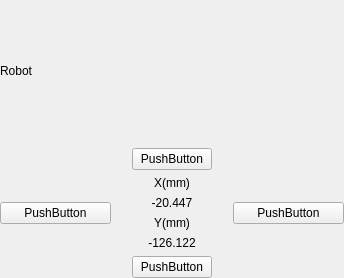
<?xml version="1.0" encoding="UTF-8"?>
<ui version="4.0">
 <class>MoveWidgetClass2D</class>
 <widget class="QWidget" name="MoveWidgetClass2D">
  <property name="geometry">
   <rect>
    <x>0</x>
    <y>0</y>
    <width>344</width>
    <height>278</height>
   </rect>
  </property>
  <property name="sizePolicy">
   <sizepolicy hsizetype="Expanding" vsizetype="Expanding">
    <horstretch>0</horstretch>
    <verstretch>0</verstretch>
   </sizepolicy>
  </property>
  <property name="windowTitle">
   <string>MoveWidget</string>
  </property>
  <property name="layoutDirection">
   <enum>Qt::LeftToRight</enum>
  </property>
  <layout class="QVBoxLayout" name="verticalLayout_4" stretch="0,1,2,1">
   <property name="leftMargin">
    <number>0</number>
   </property>
   <property name="topMargin">
    <number>0</number>
   </property>
   <property name="rightMargin">
    <number>0</number>
   </property>
   <property name="bottomMargin">
    <number>0</number>
   </property>
   <item>
    <widget class="QLabel" name="label_title">
     <property name="text">
      <string>Robot</string>
     </property>
     <property name="alignment">
      <set>Qt::AlignLeading|Qt::AlignLeft|Qt::AlignVCenter</set>
     </property>
    </widget>
   </item>
   <item>
    <layout class="QHBoxLayout" name="horizontalLayout_3" stretch="1,0,1">
     <item>
      <spacer name="horizontalSpacer">
       <property name="orientation">
        <enum>Qt::Horizontal</enum>
       </property>
       <property name="sizeHint" stdset="0">
        <size>
         <width>40</width>
         <height>20</height>
        </size>
       </property>
      </spacer>
     </item>
     <item>
      <widget class="QPushButton" name="btn_rear">
       <property name="sizePolicy">
        <sizepolicy hsizetype="Minimum" vsizetype="Fixed">
         <horstretch>0</horstretch>
         <verstretch>0</verstretch>
        </sizepolicy>
       </property>
       <property name="minimumSize">
        <size>
         <width>0</width>
         <height>0</height>
        </size>
       </property>
       <property name="baseSize">
        <size>
         <width>60</width>
         <height>60</height>
        </size>
       </property>
       <property name="text">
        <string>PushButton</string>
       </property>
      </widget>
     </item>
     <item>
      <spacer name="horizontalSpacer_2">
       <property name="orientation">
        <enum>Qt::Horizontal</enum>
       </property>
       <property name="sizeHint" stdset="0">
        <size>
         <width>40</width>
         <height>20</height>
        </size>
       </property>
      </spacer>
     </item>
    </layout>
   </item>
   <item>
    <layout class="QHBoxLayout" name="horizontalLayout_2">
     <item>
      <widget class="QPushButton" name="btn_left">
       <property name="text">
        <string>PushButton</string>
       </property>
      </widget>
     </item>
     <item>
      <layout class="QVBoxLayout" name="verticalLayout_2">
       <item>
        <widget class="QWidget" name="widget" native="true">
         <layout class="QVBoxLayout" name="verticalLayout">
          <property name="leftMargin">
           <number>0</number>
          </property>
          <property name="topMargin">
           <number>0</number>
          </property>
          <property name="rightMargin">
           <number>0</number>
          </property>
          <property name="bottomMargin">
           <number>0</number>
          </property>
          <item>
           <widget class="QLabel" name="label_x">
            <property name="layoutDirection">
             <enum>Qt::RightToLeft</enum>
            </property>
            <property name="text">
             <string>X(mm)</string>
            </property>
            <property name="alignment">
             <set>Qt::AlignCenter</set>
            </property>
           </widget>
          </item>
          <item>
           <widget class="QLabel" name="label_xValue">
            <property name="text">
             <string>-20.447</string>
            </property>
            <property name="alignment">
             <set>Qt::AlignCenter</set>
            </property>
           </widget>
          </item>
         </layout>
        </widget>
       </item>
       <item>
        <widget class="QWidget" name="widget_4" native="true">
         <layout class="QVBoxLayout" name="verticalLayout_3">
          <property name="leftMargin">
           <number>0</number>
          </property>
          <property name="topMargin">
           <number>0</number>
          </property>
          <property name="rightMargin">
           <number>0</number>
          </property>
          <property name="bottomMargin">
           <number>0</number>
          </property>
          <item>
           <widget class="QLabel" name="label_y">
            <property name="layoutDirection">
             <enum>Qt::RightToLeft</enum>
            </property>
            <property name="text">
             <string>Y(mm)</string>
            </property>
            <property name="alignment">
             <set>Qt::AlignCenter</set>
            </property>
           </widget>
          </item>
          <item>
           <widget class="QLabel" name="label_yValue">
            <property name="text">
             <string>-126.122</string>
            </property>
            <property name="alignment">
             <set>Qt::AlignCenter</set>
            </property>
           </widget>
          </item>
         </layout>
        </widget>
       </item>
      </layout>
     </item>
     <item>
      <widget class="QPushButton" name="btn_right">
       <property name="baseSize">
        <size>
         <width>0</width>
         <height>0</height>
        </size>
       </property>
       <property name="text">
        <string>PushButton</string>
       </property>
      </widget>
     </item>
    </layout>
   </item>
   <item>
    <layout class="QHBoxLayout" name="horizontalLayout_4" stretch="1,0,1">
     <item>
      <spacer name="horizontalSpacer_3">
       <property name="orientation">
        <enum>Qt::Horizontal</enum>
       </property>
       <property name="sizeHint" stdset="0">
        <size>
         <width>40</width>
         <height>20</height>
        </size>
       </property>
      </spacer>
     </item>
     <item>
      <widget class="QPushButton" name="btn_front">
       <property name="text">
        <string>PushButton</string>
       </property>
      </widget>
     </item>
     <item>
      <spacer name="horizontalSpacer_4">
       <property name="orientation">
        <enum>Qt::Horizontal</enum>
       </property>
       <property name="sizeHint" stdset="0">
        <size>
         <width>40</width>
         <height>20</height>
        </size>
       </property>
      </spacer>
     </item>
    </layout>
   </item>
  </layout>
 </widget>
 <layoutdefault spacing="6" margin="11"/>
 <resources/>
 <connections/>
</ui>
